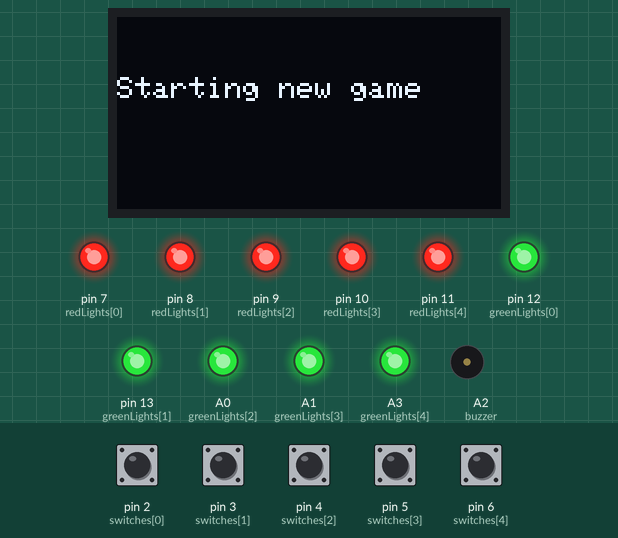
This sketch was run on a simulated Arduino Uno, built with avr-gcc and run on an emulated ATmega328P. Shown: 128×64 one-colour display, output pins drawn as LEDs (lit = HIGH), buzzer (waves = sounding). Inputs (shaded band) come from the test bench; at power-on: pin 2 (switches[0]), pin 3 (switches[1]), pin 4 (switches[2]), pin 5 (switches[3]), pin 6 (switches[4]) HIGH. Random numbers use the default seed unless the sketch sets one.

Above: at 3.7 s.
3.8 s: pin 2 (switches[0]) pulled LOW for 0.15 s
At 6.6 s:
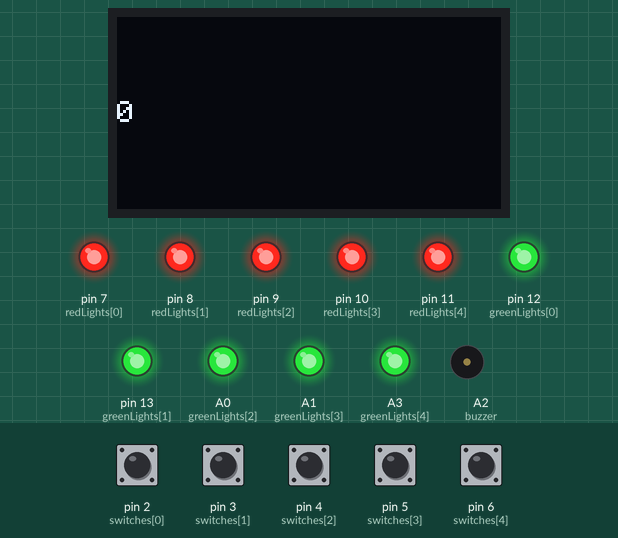
6.9 s: pin 4 (switches[2]) pulled LOW for 0.15 s
At 7.5 s:
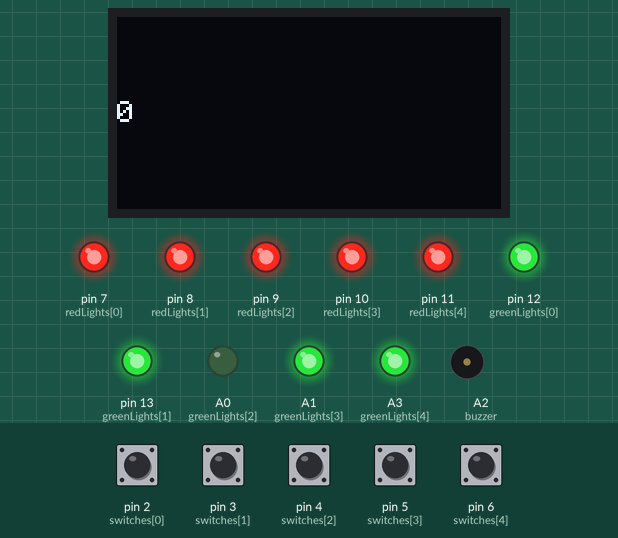
10.0 s: pin 3 (switches[1]) pulled LOW for 1 s
At 11.8 s:
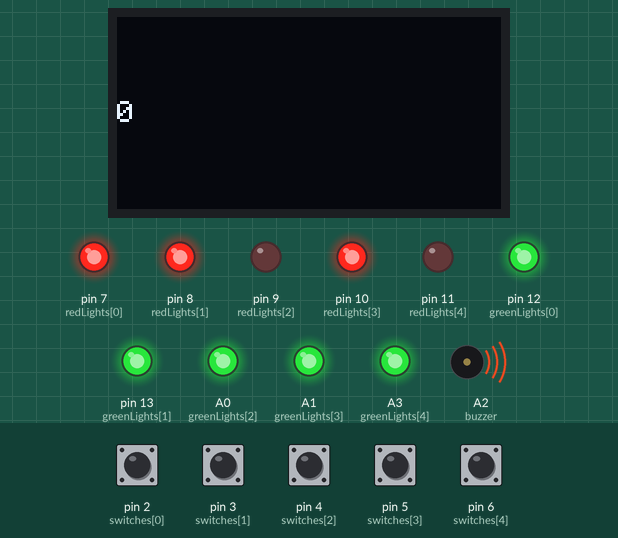
13.5 s: pin 5 (switches[3]) pulled LOW for 0.15 s
At 14.4 s:
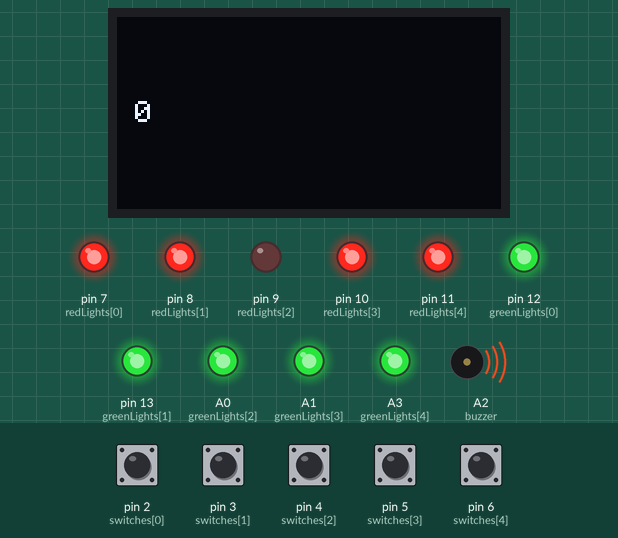
16.1 s: pin 6 (switches[4]) pulled LOW for 0.15 s
At 18.3 s:
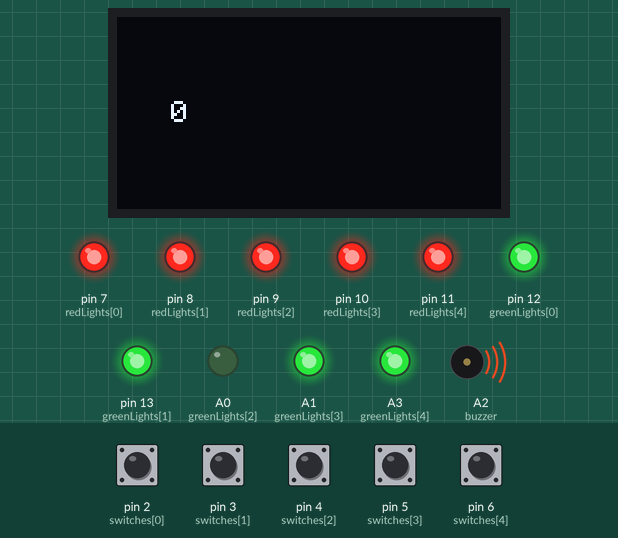
19.2 s: pin 2 (switches[0]) pulled LOW for 1 s
At 23.1 s:
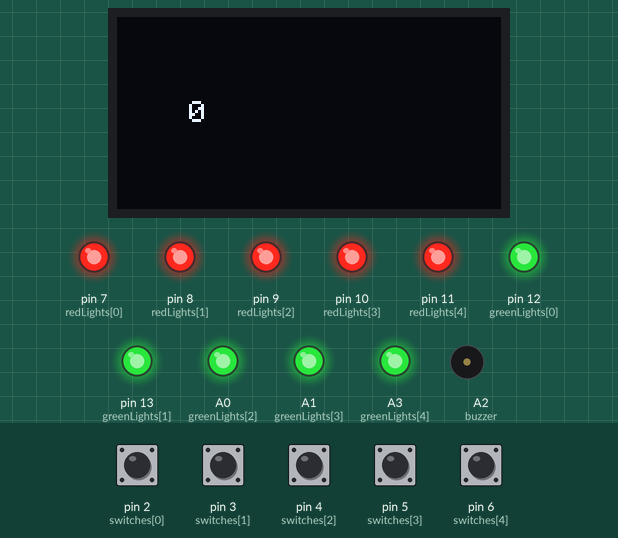
Timing chart, 0 to 24.2 s (numbered marks = the images above; inputs shaded):
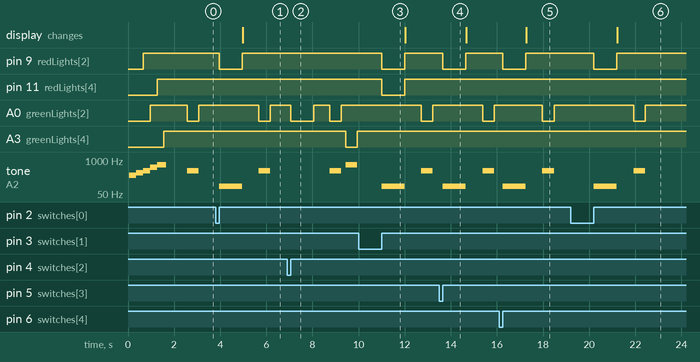

Measured:
- after the input at 3.8 s, pin 9 (redLights[2]): HIGH → LOW after 0.15 s, → HIGH 1.0 s later; A0 (greenLights[2]): HIGH → LOW after 1.9 s, → HIGH 0.50 s later; tone on A2 (buzzer): silent → 100 Hz after 0.15 s, → silent 1.0 s later, → 392 Hz 0.73 s later, → silent 0.50 s later; the display: changes after 1.2 s (image 1)
- after the input at 6.9 s, A0 (greenLights[2]): HIGH → LOW after 0.15 s, → HIGH 1.0 s later, → LOW 0.70 s later, → HIGH 0.50 s later; A3 (greenLights[4]): HIGH → LOW after 2.6 s, → HIGH 0.50 s later; tone on A2 (buzzer): silent → 392 Hz after 1.9 s, → silent 0.50 s later, → 659 Hz 0.20 s later, → silent 0.50 s later
- after the input at 10.0 s, pin 9 (redLights[2]), pin 11 (redLights[4]): HIGH → LOW after 1.0 s, → HIGH 1.0 s later; A0 (greenLights[2]): HIGH → LOW after 2.7 s, → HIGH 0.50 s later; tone on A2 (buzzer): silent → 100 Hz after 1.0 s, → silent 1.0 s later, → 392 Hz 0.73 s later, → silent 0.50 s later
- after the input at 13.5 s, pin 9 (redLights[2]): HIGH → LOW after 0.15 s, → HIGH 1.0 s later; A0 (greenLights[2]): HIGH → LOW after 1.9 s, → HIGH 0.50 s later; tone on A2 (buzzer): silent → 100 Hz after 0.15 s, → silent 1.0 s later, → 392 Hz 0.73 s later, → silent 0.50 s later
- after the input at 16.1 s, pin 9 (redLights[2]): HIGH → LOW after 0.15 s, → HIGH 1.0 s later; A0 (greenLights[2]): HIGH → LOW after 1.9 s, → HIGH 0.50 s later; tone on A2 (buzzer): silent → 100 Hz after 0.15 s, → silent 1.0 s later, → 392 Hz 0.73 s later, → silent 0.50 s later; the display: changes after 1.2 s (image 5)
- after the input at 19.2 s, pin 9 (redLights[2]): HIGH → LOW after 1.0 s, → HIGH 1.0 s later; A0 (greenLights[2]): HIGH → LOW after 2.7 s, → HIGH 0.50 s later; tone on A2 (buzzer): silent → 100 Hz after 1.0 s, → silent 1.0 s later, → 392 Hz 0.73 s later, → silent 0.50 s later; the display: changes after 2.0 s (image 6)
- by itself, tone on A2 (buzzer): plays 262 Hz for 0.30 s, 330 Hz for 0.30 s, 392 Hz for 0.30 s, 523 Hz for 0.30 s, 659 Hz for 0.40 s, 392 Hz for 0.50 s

The sketch:

Code.ino
```cpp
#include <Wire.h>
#include <Adafruit_GFX.h>
#include <Adafruit_SSD1306.h>

#define SCREEN_WIDTH 128
#define SCREEN_HEIGHT 64
Adafruit_SSD1306 display(SCREEN_WIDTH, SCREEN_HEIGHT, &Wire, -1);

byte switches[5]= {2,3,4,5,6};
byte redLights[5]= {7,8,9,10,11};
byte greenLights[5]= {12,13,A0,A1,A3};
byte buzzer = A2;
// index 0 for Nose
// index 1 for Right Hand
// index 2 for Right Leg
// index 3 for Left Leg
// index 4 for Left Hand
byte sequence[5];
byte memory[5];
byte level=1;
int COUNTER=0;
bool correct;
int tonesFreq[5] = {262,330,392,523,659};
unsigned long startTime;
unsigned long endTime;
unsigned long duration[5];
unsigned long sum = 0;
unsigned long average = 0;
byte roundIndex = 0;


void setup() {

   if (!display.begin(SSD1306_SWITCHCAPVCC, 0x3C)) {
    Serial.println(F("OLED init failed!"));
    while (true);
  }

  display.clearDisplay();
  display.setTextSize(1);
  display.setTextColor(SSD1306_WHITE);

  displayMessage("Starting new game");

  for (byte i = 0; i < 5; i++) {
    pinMode(switches[i], INPUT_PULLUP);
    pinMode(redLights[i], OUTPUT);
    pinMode(greenLights[i], OUTPUT);
  }
  pinMode(buzzer, OUTPUT);


  for (byte i = 0; i < 5; i++) {
    tone(buzzer, tonesFreq[i], 400);
    setColor(i, 255, 0);
    delay(300);
    setColor(i, 0, 0);
  }

    for (byte i = 0; i < 5; i++) {
    sequence[i] = random(0, 5);
    memory[i] = 6;
  }
  delay(1000);
}

void loop() {

  correct = true;

  showSequence(level);

  startTime = millis();

  for (byte i = 0; i < level; i++) {
    memory[i] = waitForPress();

    if (memory[i] != sequence[i]) {
      correct = false;
      break;
    }
  }
   endTime = millis();
   unsigned long Taken = endTime-startTime;

  if (correct) {
    successFlash(level);

    duration[roundIndex] = Taken;
    roundIndex++;

    level++;
    if (level > 5) {
    for (byte i = 0; i < 5; i++) {
      sequence[i] = random(0, 5);
      memory[i] = 6;
  }

    for (byte i=0; i<5 ; i++)
      sum += duration[i];
      average = sum / 5;
      COUNTER++;
  showResultsScreen(average,COUNTER);
      level = 1;
    }

  } else {
    errorFlash(level);
    level = 1;
  }
  delay(700);
}

void setColor(byte i, byte greenValue, byte redValue) {
  analogWrite(greenLights[i], 255 - greenValue);
  analogWrite(redLights[i], 255 - redValue);
}

byte waitForPress() {

  while (true) {

    for (byte i = 0; i < 5; i++) {
      if (digitalRead(switches[i]) == LOW) {
        delay(50);
        while (digitalRead(switches[i]) == LOW);
        return i;
      }
    }
  }
}

void showSequence(byte upTo) {
  for (byte i=0;i<upTo;i++) {

    byte index = sequence[i];

    setColor(index, 255, 0);
    tone(buzzer, tonesFreq[index], 500);
    delay(500);

    setColor(index, 0, 0);
    delay(200);
  }
}

void displayMessage(const char* msg) {
  display.clearDisplay();
  display.setCursor(0, 20);
  display.println(msg);
  display.display();
}

void successFlash(byte count) {
  for (byte i = 0; i < count; i++) {
    setColor(sequence[i], 255, 0);
  }
  delay(1000);
  for (byte i = 0; i < count; i++) {
    setColor(sequence[i], 0, 0);
  }
}

void errorFlash(byte count) {
  for (byte i = 0; i < count; i++) {
    setColor(sequence[i], 0, 255);
  }
  tone(buzzer,100,1000);
  delay(1000);
  for (byte i = 0; i < count; i++) {
    setColor(sequence[i], 0, 0);
  }
  COUNTER = 0;
  display.clearDisplay();
  display.print(COUNTER);
  display.display();

}
void showResultsScreen(unsigned long avgTime, int COUNTER) {
  display.clearDisplay();

  // Title cuz why not lwk that looks awesome (I will never be able to test it they took my stuff)
  display.setTextSize(2);
  display.setTextColor(SSD1306_WHITE);
  display.setCursor(15, 2);
  display.println("Results");

  // Line under title
  display.drawLine(0, 22, 127, 22, SSD1306_WHITE);

  // Average time counter
  display.setTextSize(1);
  display.setCursor(5, 28);
  display.println("Average Time:");

  display.setTextSize(2);
  display.setCursor(5, 40);
  display.print(avgTime);
  display.print(" ms");

  // Streak Counter
  display.setTextSize(1);
  display.setCursor(5, 58);
  display.print("Streak: ");

  display.setTextSize(1);
  display.print(COUNTER);

  display.display();
}
```
